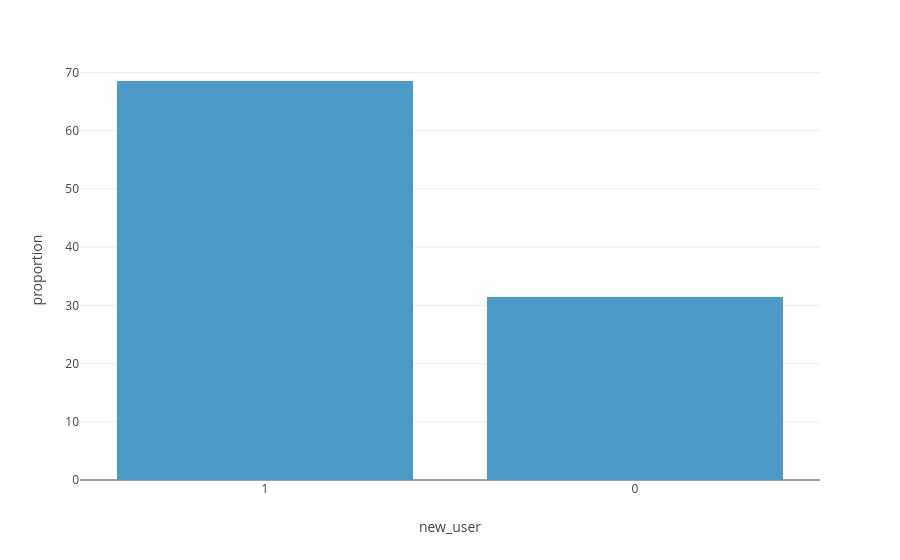

Notebook code cell kept with this figure:
### Markdown cell above
### Nouveau visiteur

### Code cell
new_user_share = data['new_user'].value_counts(normalize=True).mul(100).reset_index()
fig = px.bar(new_user_share, x='new_user', y='proportion')
fig.update_xaxes(type='category')
fig.show()

### Figure 1 — Plotly figure (JSON) as saved in the notebook; plotly's stock layout.template omitted (floating-point values rounded to 4 significant figures)
{"data": [{"hovertemplate": "new_user=%{x}<br>proportion=%{y}<extra></extra>", "legendgroup": "", "marker": {"color": "#4B9AC7", "pattern": {"shape": ""}}, "name": "", "orientation": "v", "showlegend": false, "textposition": "auto", "type": "bar", "x": [1, 0], "xaxis": "x", "y": [68.55, 31.45], "yaxis": "y"}], "layout": {"barmode": "relative", "legend": {"tracegroupgap": 0}, "margin": {"t": 60}, "xaxis": {"anchor": "y", "domain": [0, 1], "title": {"text": "new_user"}, "type": "category"}, "yaxis": {"anchor": "x", "domain": [0, 1], "title": {"text": "proportion"}}}}
